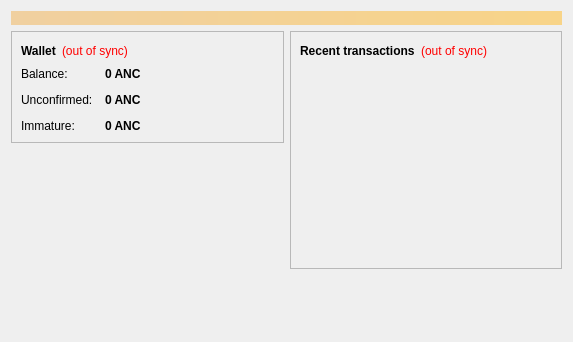
<?xml version="1.0" encoding="UTF-8"?>
<ui version="4.0">
 <class>OverviewPage</class>
 <widget class="QWidget" name="OverviewPage">
  <property name="geometry">
   <rect>
    <x>0</x>
    <y>0</y>
    <width>573</width>
    <height>342</height>
   </rect>
  </property>
  <property name="windowTitle">
   <string>Form</string>
  </property>
  <layout class="QVBoxLayout" name="topLayout">
   <item>
    <widget class="QLabel" name="labelAlerts">
     <property name="visible">
      <bool>false</bool>
     </property>
     <property name="styleSheet">
      <string notr="true">background-color: qlineargradient(x1: 0, y1: 0, x2: 1, y2: 0, stop:0 #F0D0A0, stop:1 #F8D488); color:#000000;</string>
     </property>
     <property name="wordWrap">
      <bool>true</bool>
     </property>
     <property name="margin">
      <number>3</number>
     </property>
    </widget>
   </item>
   <item>
    <layout class="QHBoxLayout" name="horizontalLayout" stretch="1,1">
     <item>
      <layout class="QVBoxLayout" name="verticalLayout_2">
       <item>
        <widget class="QFrame" name="frame">
         <property name="frameShape">
          <enum>QFrame::StyledPanel</enum>
         </property>
         <property name="frameShadow">
          <enum>QFrame::Raised</enum>
         </property>
         <layout class="QVBoxLayout" name="verticalLayout_4">
          <item>
           <layout class="QHBoxLayout" name="horizontalLayout_4">
            <item>
             <widget class="QLabel" name="label_5">
              <property name="font">
               <font>
                <weight>75</weight>
                <bold>true</bold>
               </font>
              </property>
              <property name="text">
               <string>Wallet</string>
              </property>
             </widget>
            </item>
            <item>
             <widget class="QLabel" name="labelWalletStatus">
              <property name="toolTip">
               <string>The displayed information may be out of date. Your wallet automatically synchronizes with the Tricoin network after a connection is established, but this process has not completed yet.</string>
              </property>
              <property name="styleSheet">
               <string notr="true">QLabel { color: red; }</string>
              </property>
              <property name="text">
               <string notr="true">(out of sync)</string>
              </property>
              <property name="alignment">
               <set>Qt::AlignLeading|Qt::AlignLeft|Qt::AlignVCenter</set>
              </property>
             </widget>
            </item>
            <item>
             <spacer name="horizontalSpacer_2">
              <property name="orientation">
               <enum>Qt::Horizontal</enum>
              </property>
              <property name="sizeHint" stdset="0">
               <size>
                <width>40</width>
                <height>20</height>
               </size>
              </property>
             </spacer>
            </item>
           </layout>
          </item>
          <item>
           <layout class="QFormLayout" name="formLayout_2">
            <property name="fieldGrowthPolicy">
             <enum>QFormLayout::AllNonFixedFieldsGrow</enum>
            </property>
            <property name="horizontalSpacing">
             <number>12</number>
            </property>
            <property name="verticalSpacing">
             <number>12</number>
            </property>
            <item row="0" column="0">
             <widget class="QLabel" name="label">
              <property name="text">
               <string>Balance:</string>
              </property>
             </widget>
            </item>
            <item row="0" column="1">
             <widget class="QLabel" name="labelBalance">
              <property name="font">
               <font>
                <weight>75</weight>
                <bold>true</bold>
               </font>
              </property>
              <property name="cursor">
               <cursorShape>IBeamCursor</cursorShape>
              </property>
              <property name="toolTip">
               <string>Your current balance</string>
              </property>
              <property name="text">
               <string notr="true">0 ANC</string>
              </property>
              <property name="textInteractionFlags">
               <set>Qt::LinksAccessibleByMouse|Qt::TextSelectableByKeyboard|Qt::TextSelectableByMouse</set>
              </property>
             </widget>
            </item>
            <item row="1" column="0">
             <widget class="QLabel" name="label_3">
              <property name="text">
               <string>Unconfirmed:</string>
              </property>
             </widget>
            </item>
            <item row="1" column="1">
             <widget class="QLabel" name="labelUnconfirmed">
              <property name="font">
               <font>
                <weight>75</weight>
                <bold>true</bold>
               </font>
              </property>
              <property name="cursor">
               <cursorShape>IBeamCursor</cursorShape>
              </property>
              <property name="toolTip">
               <string>Total of transactions that have yet to be confirmed, and do not yet count toward the current balance</string>
              </property>
              <property name="text">
               <string notr="true">0 ANC</string>
              </property>
              <property name="textInteractionFlags">
               <set>Qt::LinksAccessibleByMouse|Qt::TextSelectableByKeyboard|Qt::TextSelectableByMouse</set>
              </property>
             </widget>
            </item>
            <item row="2" column="0">
             <widget class="QLabel" name="labelImmatureText">
              <property name="text">
               <string>Immature:</string>
              </property>
             </widget>
            </item>
            <item row="2" column="1">
             <widget class="QLabel" name="labelImmature">
              <property name="font">
               <font>
                <weight>75</weight>
                <bold>true</bold>
               </font>
              </property>
              <property name="toolTip">
               <string>Mined balance that has not yet matured</string>
              </property>
              <property name="text">
               <string notr="true">0 ANC</string>
              </property>
              <property name="textInteractionFlags">
               <set>Qt::LinksAccessibleByMouse|Qt::TextSelectableByKeyboard|Qt::TextSelectableByMouse</set>
              </property>
             </widget>
            </item>
           </layout>
          </item>
         </layout>
        </widget>
       </item>
       <item>
        <spacer name="verticalSpacer">
         <property name="orientation">
          <enum>Qt::Vertical</enum>
         </property>
         <property name="sizeHint" stdset="0">
          <size>
           <width>20</width>
           <height>40</height>
          </size>
         </property>
        </spacer>
       </item>
      </layout>
     </item>
     <item>
      <layout class="QVBoxLayout" name="verticalLayout_3">
       <item>
        <widget class="QFrame" name="frame_2">
         <property name="frameShape">
          <enum>QFrame::StyledPanel</enum>
         </property>
         <property name="frameShadow">
          <enum>QFrame::Raised</enum>
         </property>
         <layout class="QVBoxLayout" name="verticalLayout">
          <item>
           <layout class="QHBoxLayout" name="horizontalLayout_2">
            <item>
             <widget class="QLabel" name="label_4">
              <property name="text">
               <string>&lt;b&gt;Recent transactions&lt;/b&gt;</string>
              </property>
             </widget>
            </item>
            <item>
             <widget class="QLabel" name="labelTransactionsStatus">
              <property name="toolTip">
               <string>The displayed information may be out of date. Your wallet automatically synchronizes with the Tricoin network after a connection is established, but this process has not completed yet.</string>
              </property>
              <property name="styleSheet">
               <string notr="true">QLabel { color: red; }</string>
              </property>
              <property name="text">
               <string notr="true">(out of sync)</string>
              </property>
              <property name="alignment">
               <set>Qt::AlignRight|Qt::AlignTrailing|Qt::AlignVCenter</set>
              </property>
             </widget>
            </item>
            <item>
             <spacer name="horizontalSpacer">
              <property name="orientation">
               <enum>Qt::Horizontal</enum>
              </property>
              <property name="sizeHint" stdset="0">
               <size>
                <width>40</width>
                <height>20</height>
               </size>
              </property>
             </spacer>
            </item>
           </layout>
          </item>
          <item>
           <widget class="QListView" name="listTransactions">
            <property name="styleSheet">
             <string notr="true">QListView { background: transparent; }</string>
            </property>
            <property name="frameShape">
             <enum>QFrame::NoFrame</enum>
            </property>
            <property name="verticalScrollBarPolicy">
             <enum>Qt::ScrollBarAlwaysOff</enum>
            </property>
            <property name="horizontalScrollBarPolicy">
             <enum>Qt::ScrollBarAlwaysOff</enum>
            </property>
            <property name="selectionMode">
             <enum>QAbstractItemView::NoSelection</enum>
            </property>
           </widget>
          </item>
         </layout>
        </widget>
       </item>
       <item>
        <spacer name="verticalSpacer_2">
         <property name="orientation">
          <enum>Qt::Vertical</enum>
         </property>
         <property name="sizeHint" stdset="0">
          <size>
           <width>20</width>
           <height>40</height>
          </size>
         </property>
        </spacer>
       </item>
      </layout>
     </item>
    </layout>
   </item>
  </layout>
 </widget>
 <resources/>
 <connections/>
</ui>
